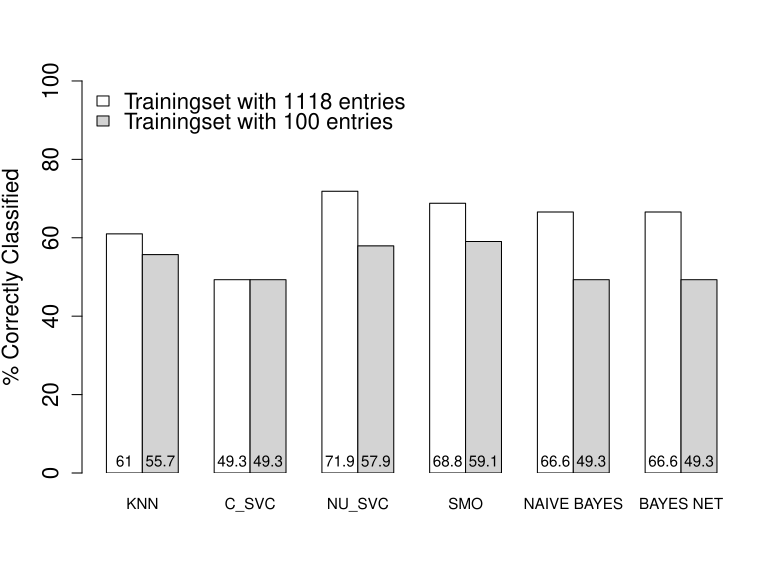

This figure's R source:
colours <- c("white", "lightgray")
data <- structure(list(KNN=c(61.0028, 55.7103), C_SVC=c(49.3036, 49.3036), NU_SVC=c(71.8663, 57.9387), 
                       SMO=c(68.8022, 59.0529), NAIVE_BAYES=c(66.5738, 49.3036), BAYES_NET=c(66.5738, 49.3036)), 
                  .Names = c("KNN", "C_SVC", "NU_SVC", "SMO", "NAIVE BAYES", "BAYES NET"), class="data.frame", 
                  row.names = c(NA, -2L))
#attach(data)
#print(data)

midpoints <- barplot(as.matrix(data), ylab="% Correctly Classified", beside=TRUE, 
                     cex.main=0.5, cex.names=0.7, col=colours, ylim=c(0,100), xpd=FALSE)
text(midpoints, 3, labels=round(as.matrix(data), 1), cex=0.7)
legend("topleft", c("Trainingset with 1118 entries", "Trainingset with 100 entries"), bty="n", fill=colours)

#evaluation <- table(svm_c_svc, svm_nu_svc, smo, naive_bayes, bayes_network, knn)
#plot(evaluation)
#barplot(evaluation)
